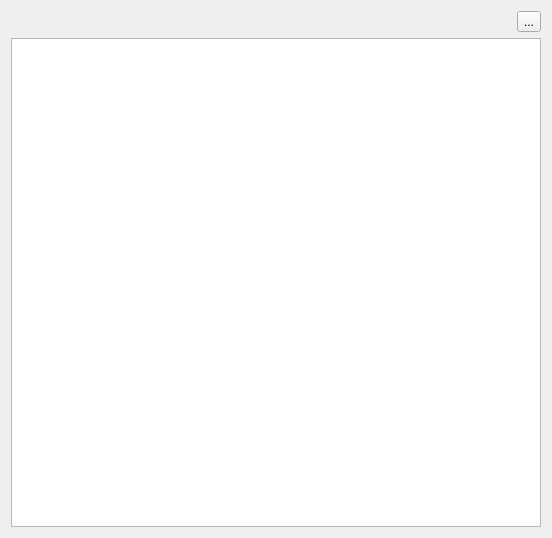
<?xml version="1.0" encoding="UTF-8"?>
<ui version="4.0">
 <class>ItemsPanel</class>
 <widget class="QFrame" name="ItemsPanel">
  <property name="geometry">
   <rect>
    <x>0</x>
    <y>0</y>
    <width>552</width>
    <height>538</height>
   </rect>
  </property>
  <property name="sizePolicy">
   <sizepolicy hsizetype="Expanding" vsizetype="Expanding">
    <horstretch>0</horstretch>
    <verstretch>0</verstretch>
   </sizepolicy>
  </property>
  <property name="windowTitle">
   <string>Frame</string>
  </property>
  <layout class="QVBoxLayout" name="verticalLayout">
   <item>
    <layout class="QHBoxLayout" name="horizontalLayout">
     <item>
      <widget class="QLabel" name="listLabel">
       <property name="sizePolicy">
        <sizepolicy hsizetype="Expanding" vsizetype="Preferred">
         <horstretch>0</horstretch>
         <verstretch>0</verstretch>
        </sizepolicy>
       </property>
       <property name="text">
        <string/>
       </property>
      </widget>
     </item>
     <item>
      <widget class="QToolButton" name="newItemButton">
       <property name="enabled">
        <bool>true</bool>
       </property>
       <property name="text">
        <string>...</string>
       </property>
       <property name="icon">
        <iconset theme="document-new"/>
       </property>
      </widget>
     </item>
    </layout>
   </item>
   <item>
    <widget class="QTableView" name="tableView"/>
   </item>
  </layout>
 </widget>
 <resources/>
 <connections/>
</ui>
